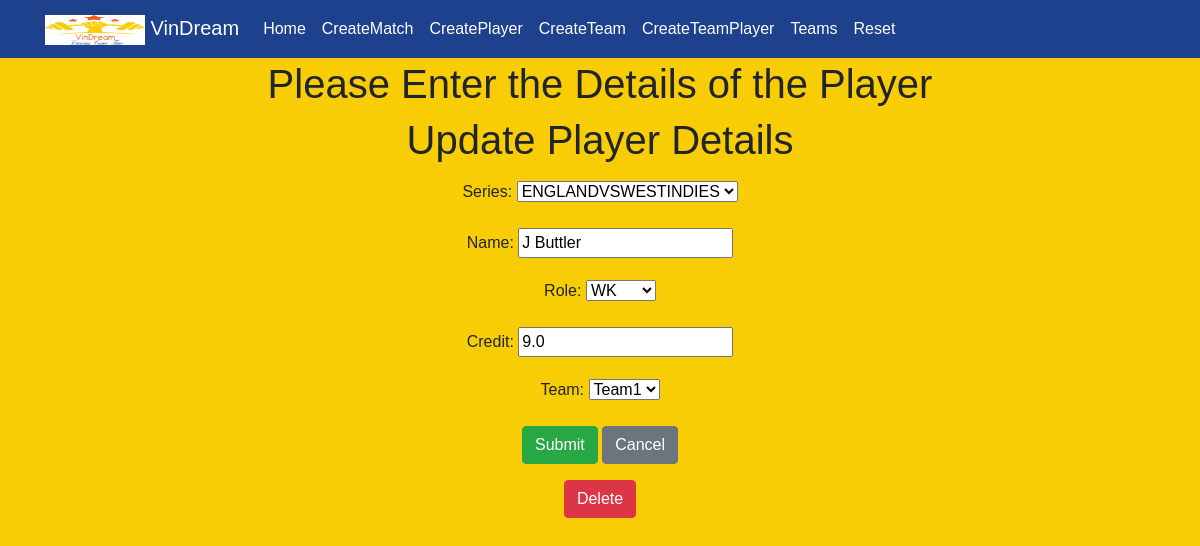
/vd/UpdatePlayer/201, run on the app's committed database.
### TeamPicker/models.py (models this page shows, shortened)
class Player(models.Model):
    Series = models.ForeignKey(Series, related_name = 'series',
                                on_delete=models.CASCADE)
    Name = models.CharField(max_length=264)
    Role = models.CharField(max_length=264, choices=[
                                            ('BAT', 'BAT'),
                                            ('BOWL', 'BOWL'),
                                            ('ALL', 'ALL'),
                                            ('WK', 'WK')
                                            ],
                            default="BAT"
    )
    Credit = models.FloatField()
    Team = models.CharField(max_length=264, choices=[
                                            ('Team1', 'Team1'),
                                            ('Team2','Team2')
                                            ],
                            default="Team1")

### TeamPicker/views.py (the view)
# urls.py: path('UpdatePlayer/<pk>', views.PlayerUpdateView.as_view(), name="UpdatePlayer"),
class PlayerUpdateView(UpdateView):
    model = Player
    fields = ('Series', 'Name', 'Role', 'Credit', 'Team')

### TeamPicker/models.py (called while the page is built)
    def __str__(self):
        return self.Match

### TeamPicker/templates/TeamPicker/player_form.html (shortened to what this page needs)
{% extends 'TeamPicker/TeamPicker_base.html' %}
{% block body_block %}
<h1>
  Please Enter the Details of the Player
</h1>
<h1>
  {% if not form.instance.pk %}
  Player Details <br>
  {% else %}
  Update Player Details <br>
  {% endif %}
</h1>
<form  method="post">
  <div class="form-group align-items-center ">
    {{ form.as_p }}
  </div>
  <div class="form-group align-items-center">
    <input class="btn btn-success" type="submit" value="Submit">
    <a class="btn btn-secondary" role="button" href="{% url 'index' %}">Cancel</a>
  </div>
</form>
{%if form.instance.pk %}
<div class="container">
  <form action=/vd/DeletePlayer/{{form.instance.pk}} method="post">
    <input class="btn btn-danger" onclick="return ConfirmPlayerDelete();" type="submit" value="Delete">
  </form>
</div>
{% endif %}
{% endblock %}

### static/css/base.css (style rules this page uses)
body { background: rgb(249, 205, 5); margin: 0; font-family: Arial, sans-serif; text-align: center; padding-top: 60px; }
a { color: black; }

### data on the page
Player: Series "ENGLANDVSWESTINDIES", Name "J Buttler", Role "WK", Credit "9.0", Team "Team1"
